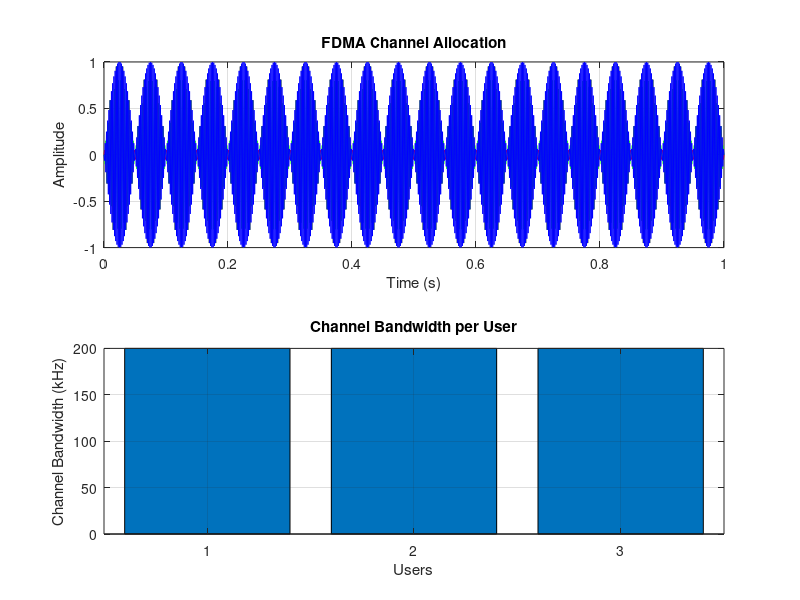

Here is the MATLAB script that generated this plot:
clc;
clear;
close all;

fs = 1000;
t = 0:1/fs:1;

TBW = 600;
Users = 3;

CBW = TBW/Users;

fc = [100 300 500];

m = sin(2*pi*10*t);

s1 = m.*cos(2*pi*fc(1)*t);
s2 = m.*cos(2*pi*fc(2)*t);
s3 = m.*cos(2*pi*fc(3)*t);

subplot(2,1,1);
plot(t,s1,'r',t,s2,'g',t,s3,'b');
grid on;
title('FDMA Channel Allocation');
xlabel('Time (s)');
ylabel('Amplitude');

subplot(2,1,2);
bar(1:Users,CBW*ones(1,Users));
grid on;
xlabel('Users');
ylabel('Channel Bandwidth (kHz)');
title('Channel Bandwidth per User');
